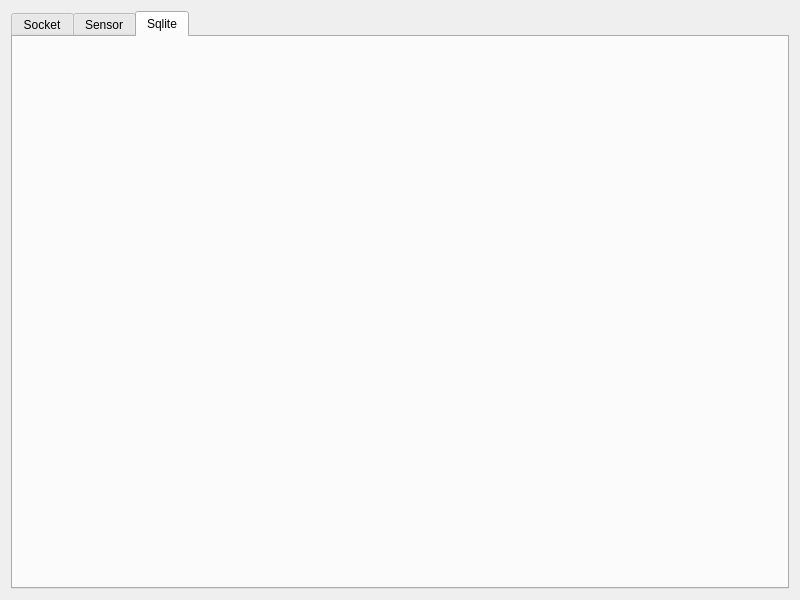
<?xml version="1.0" encoding="UTF-8"?>
<ui version="4.0">
 <class>MainWidget</class>
 <widget class="QWidget" name="MainWidget">
  <property name="geometry">
   <rect>
    <x>0</x>
    <y>0</y>
    <width>800</width>
    <height>600</height>
   </rect>
  </property>
  <property name="windowTitle">
   <string>MainWidget</string>
  </property>
  <layout class="QVBoxLayout" name="verticalLayout">
   <item>
    <widget class="QTabWidget" name="pTabWidget">
     <property name="currentIndex">
      <number>2</number>
     </property>
     <widget class="QWidget" name="pTab1Socket">
      <attribute name="title">
       <string>Socket</string>
      </attribute>
     </widget>
     <widget class="QWidget" name="pTab2Sensor">
      <attribute name="title">
       <string>Sensor</string>
      </attribute>
     </widget>
     <widget class="QWidget" name="pTab3Sqlite">
      <attribute name="title">
       <string>Sqlite</string>
      </attribute>
     </widget>
    </widget>
   </item>
  </layout>
 </widget>
 <resources/>
 <connections/>
</ui>
